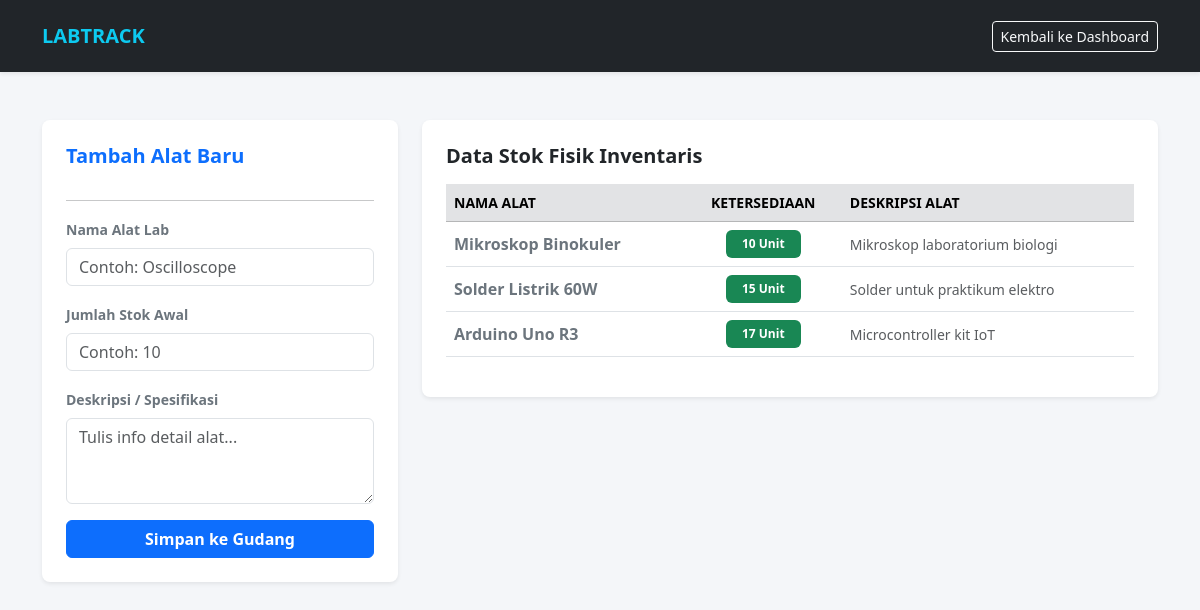
/kelola_alat.php (signed in), run on an earlier commit of the app's database.
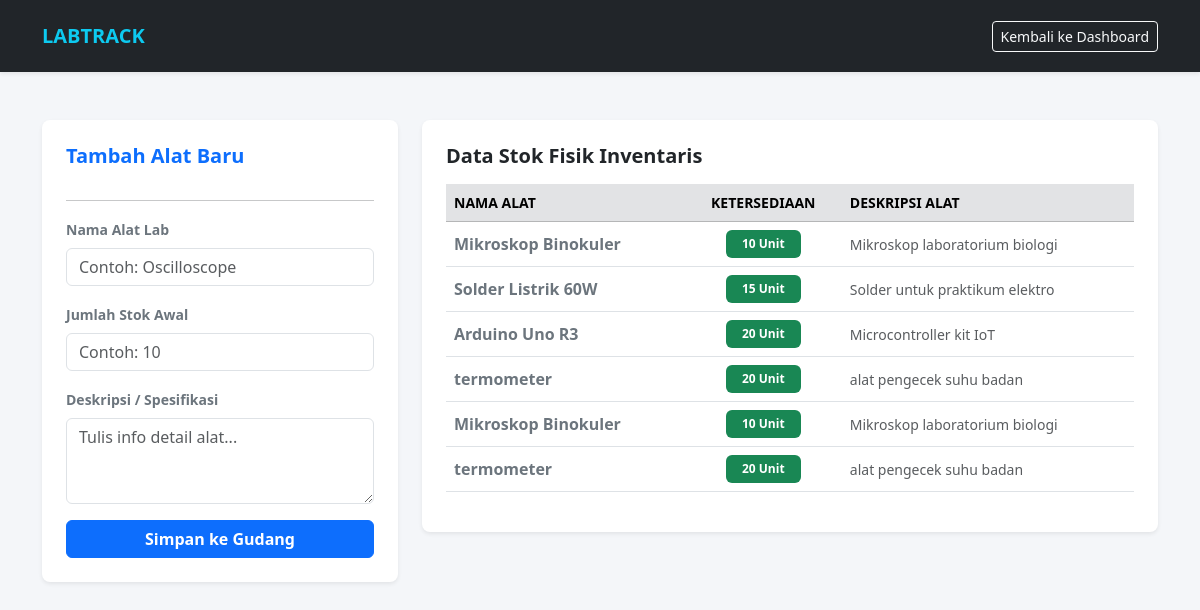
And on a later commit of the database.
### tables this page shows
CREATE TABLE `inventaris` (
  `id_alat` int NOT NULL AUTO_INCREMENT,
  `nama_alat` varchar(100) NOT NULL,
  `stok` int NOT NULL,
  `deskripsi` text,
  PRIMARY KEY (`id_alat`)
);

### kelola_alat.php (the view, shortened to what this page needs)
<?php
include 'config/db.php';
$katalog = mysqli_query($conn, "SELECT * FROM inventaris");
?>
<!DOCTYPE html>
<html lang="id">
<head>
    <link href="https://cdn.jsdelivr.net/npm/bootstrap@5.3.3/dist/css/bootstrap.min.css" rel="stylesheet">
    <link href="assets/css/style.css" rel="stylesheet">
</head>
<body>
<nav class="navbar navbar-expand-lg navbar-dark bg-dark shadow-sm py-3">
    <div class="container">
        <a class="navbar-brand fw-bold text-info" href="dashboard.php">LABTRACK</a>
        <a href="dashboard.php" class="btn btn-sm btn-outline-light">Kembali ke Dashboard</a>
    </div>
</nav>
<div class="container my-5">
    <div class="row">
        <div class="col-md-4 mb-4">
            <div class="card border-0 shadow-sm p-4 bg-white rounded-3">
                <h5 class="fw-bold text-primary mb-3">Tambah Alat Baru</h5>
                <hr>
                <form action="" method="POST">
                    <div class="mb-3">
                        <label class="form-label small fw-semibold text-secondary">Nama Alat Lab</label>
                        <input type="text" class="form-control" name="nama_alat" placeholder="Contoh: Oscilloscope" required>
                    </div>
                    <div class="mb-3">
                        <label class="form-label small fw-semibold text-secondary">Jumlah Stok Awal</label>
                        <input type="number" class="form-control" name="stok" min="0" placeholder="Contoh: 10" required>
                    </div>
                    <div class="mb-3">
                        <label class="form-label small fw-semibold text-secondary">Deskripsi / Spesifikasi</label>
                        <textarea class="form-control" name="deskripsi" rows="3" placeholder="Tulis info detail alat..." required></textarea>
                    </div>
                    <button type="submit" name="tambah_alat" class="btn btn-primary w-100 fw-bold">Simpan ke Gudang</button>
                </form>
            </div>
        </div>
        <div class="col-md-8">
            <div class="card border-0 shadow-sm p-4 bg-white rounded-3">
                <h5 class="fw-bold text-dark mb-3">Data Stok Fisik Inventaris</h5>
                <div class="table-responsive">
                    <table class="table table-hover align-middle">
                        <thead class="table-secondary small text-uppercase">
                            <tr>
                                <th>Nama Alat</th>
                                <th class="text-center">Ketersediaan</th>
                                <th>Deskripsi Alat</th>
                            </tr>
                        </thead>
                        <tbody>
                            <?php while($row = mysqli_fetch_assoc($katalog)): ?>
                            <tr>
                                <td class="fw-bold text-secondary"><?php echo $row['nama_alat']; ?></td>
                                <td class="text-center">
                                    <span class="badge <?php echo ($row['stok'] > 0) ? 'bg-success' : 'bg-danger'; ?> py-2 px-3">
                                        <?php echo $row['stok']; ?> Unit
                                    </span>
                                </td>
                                <td class="small text-muted"><?php echo $row['deskripsi']; ?></td>
                            </tr>
                            <?php endwhile; ?>
                        </tbody>
                    </table>
                </div>
            </div>
        </div>
    </div>
</div>
</body>
</html>

### assets/style.css (style rules this page uses)
body { background-color: #f4f6f9; font-family: 'Segoe UI', Tahoma, Geneva, Verdana, sans-serif; }

What changed in the data, as far as the page shows it:
changed inventaris "Arduino Uno R3": stok "17" → "20"
added inventaris: nama_alat "termometer", stok "20", deskripsi "alat pengecek suhu badan"
added inventaris: nama_alat "Mikroskop Binokuler", stok "10", deskripsi "Mikroskop laboratorium biologi"
added inventaris: nama_alat "termometer", stok "20", deskripsi "alat pengecek suhu badan"
